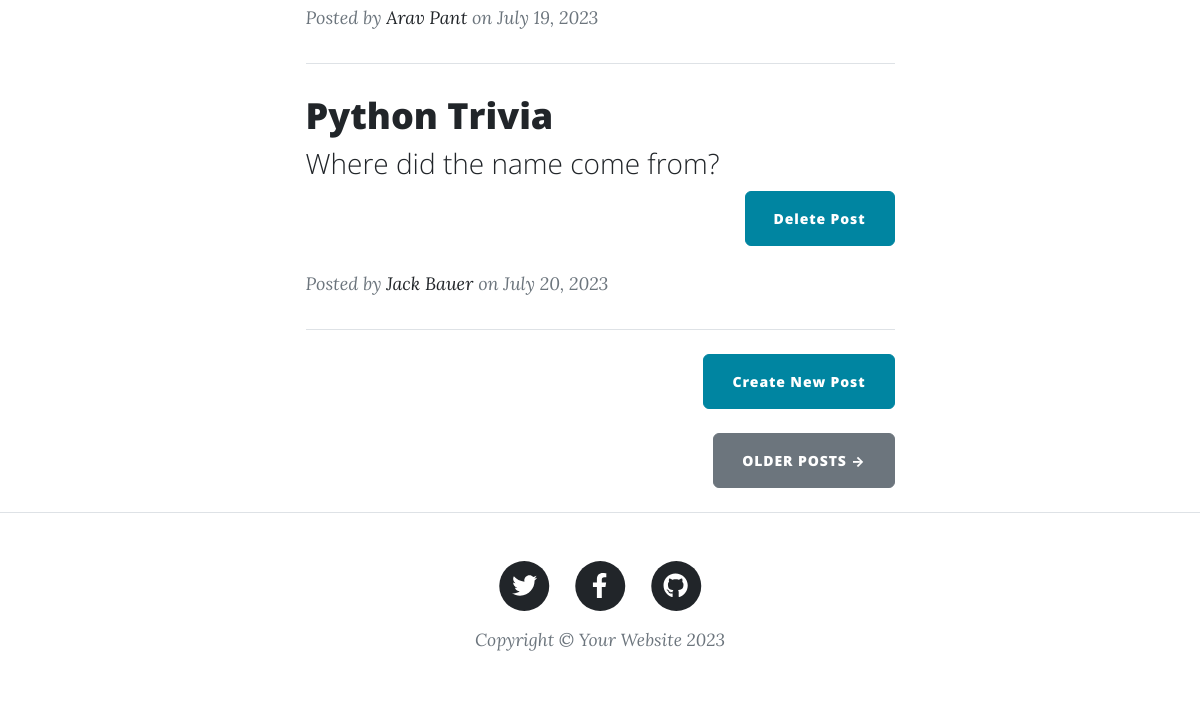
Before: / (lower part) with the older database file.
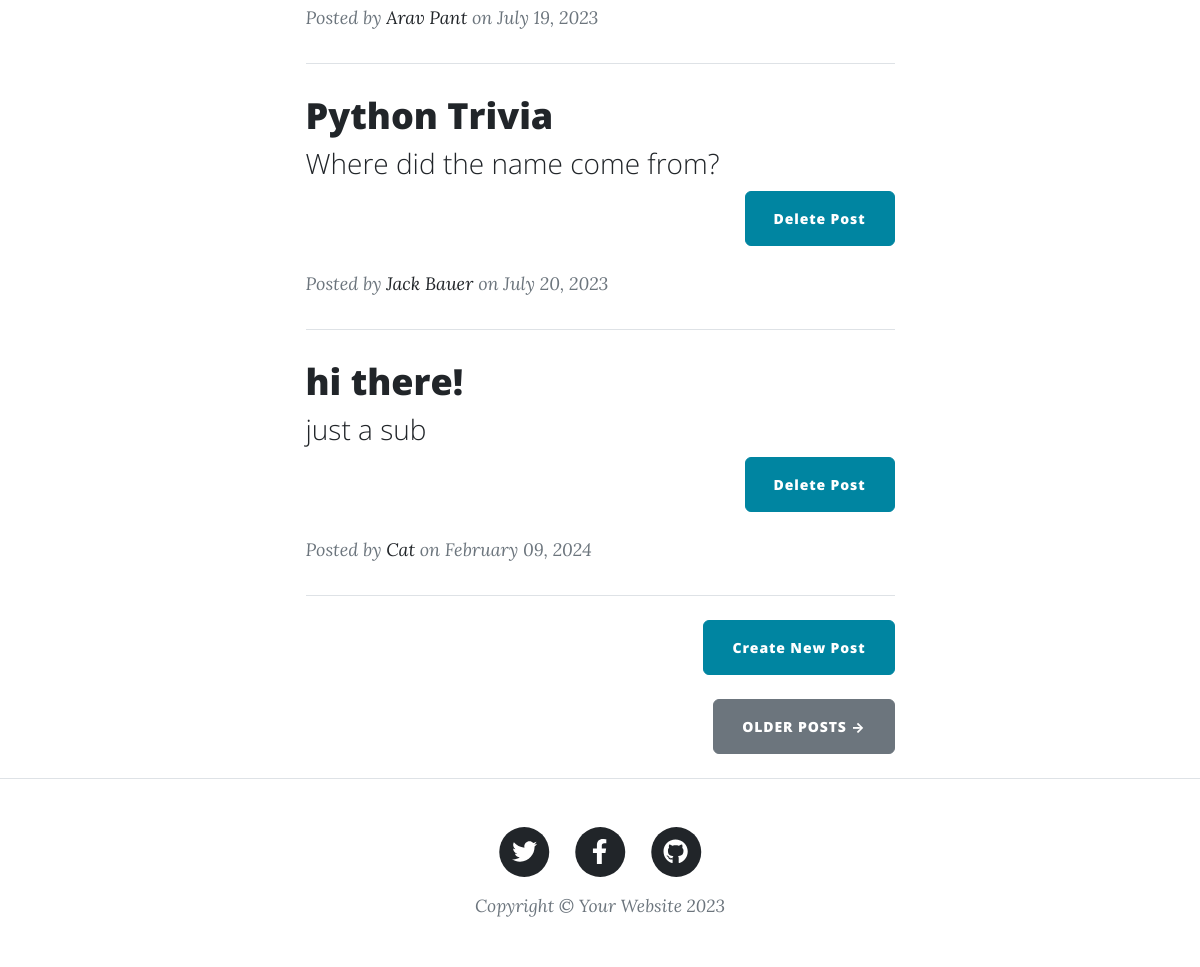
After: the same page with the newer database file.
### main.py (models this page shows)
class BlogPost(db.Model):
    id: Mapped[int] = mapped_column(Integer, primary_key=True)
    title: Mapped[str] = mapped_column(
        String(250), unique=True, nullable=False)
    subtitle: Mapped[str] = mapped_column(String(250), nullable=False)
    date: Mapped[str] = mapped_column(String(250), nullable=False)
    body: Mapped[str] = mapped_column(Text, nullable=False)
    author: Mapped[str] = mapped_column(String(250), nullable=False)
    img_url: Mapped[str] = mapped_column(String(250), nullable=False)

### main.py (the view)
@app.route('/')
def get_all_posts():
    posts = BlogPost.query.all()
    return render_template("index.html", all_posts=posts)

### templates/index.html (shortened to what this page needs)
{% include "header.html" %}
<div class="container px-4 px-lg-5">
  <div class="row gx-4 gx-lg-5 justify-content-center">
    <div class="col-md-10 col-lg-8 col-xl-7">
      {% for post in all_posts %}
      <div class="post-preview">
        <a href="{{ url_for('show_post', post_id=post.id) }}">
          <h2 class="post-title">{{ post.title }}</h2>
          <h3 class="post-subtitle">{{ post.subtitle }}</h3>
        </a>
        <div class="d-flex justify-content-end mb-4">
          <a
            class="btn btn-primary float-right"
            href="{{ url_for('delete_post', id=post.id) }}">
            Delete Post
          </a>
        </div>
        <p class="post-meta">
          Posted by
          <a href="#">{{post.author}}</a>
          on {{post.date}}
        </p>
      </div>
      <hr class="my-4" />
      {% endfor %}
      <div class="d-flex justify-content-end mb-4">
        <a
          class="btn btn-primary float-right"
          href="{{ url_for('add_new_post') }}">
          Create New Post
        </a>
      </div>
      <div class="d-flex justify-content-end mb-4">
        <a class="btn btn-secondary text-uppercase" href="#!">Older Posts →</a>
      </div>
    </div>
  </div>
</div>
{% include "footer.html" %}

### templates/header.html (shortened to what this page needs)
<!DOCTYPE html>
<html lang="en">
  <head>
    {% block styles %}
    {{ bootstrap.load_css() }}
    <link
      href="{{ url_for('static', filename='css/styles.css') }}"
      rel="stylesheet"
    />
    {% endblock %}
  </head>
  <body>

### templates/footer.html (shortened to what this page needs)
        <footer class="border-top">
          <div class="container px-4 px-lg-5">
              <div class="row gx-4 gx-lg-5 justify-content-center">
                  <div class="col-md-10 col-lg-8 col-xl-7">
                      <ul class="list-inline text-center">
                          <li class="list-inline-item">
                              <a href="#!">
                                  <span class="fa-stack fa-lg">
                                      <i class="fas fa-circle fa-stack-2x"></i>
                                      <i class="fab fa-twitter fa-stack-1x fa-inverse"></i>
                                  </span>
                              </a>
                          </li>
                          <li class="list-inline-item">
                              <a href="#!">
                                  <span class="fa-stack fa-lg">
                                      <i class="fas fa-circle fa-stack-2x"></i>
                                      <i class="fab fa-facebook-f fa-stack-1x fa-inverse"></i>
                                  </span>
                              </a>
                          </li>
                          <li class="list-inline-item">
                              <a href="#!">
                                  <span class="fa-stack fa-lg">
                                      <i class="fas fa-circle fa-stack-2x"></i>
                                      <i class="fab fa-github fa-stack-1x fa-inverse"></i>
                                  </span>
                              </a>
                          </li>
                      </ul>
                      <div class="small text-center text-muted fst-italic">Copyright &copy; Your Website 2023</div>
                  </div>
              </div>
          </div>
      </footer>
  </body>
</html>

Changed rows visible on the page:
added BlogPost: title "hi there!", subtitle "just a sub", author "Cat", date "February 09, 2024"
